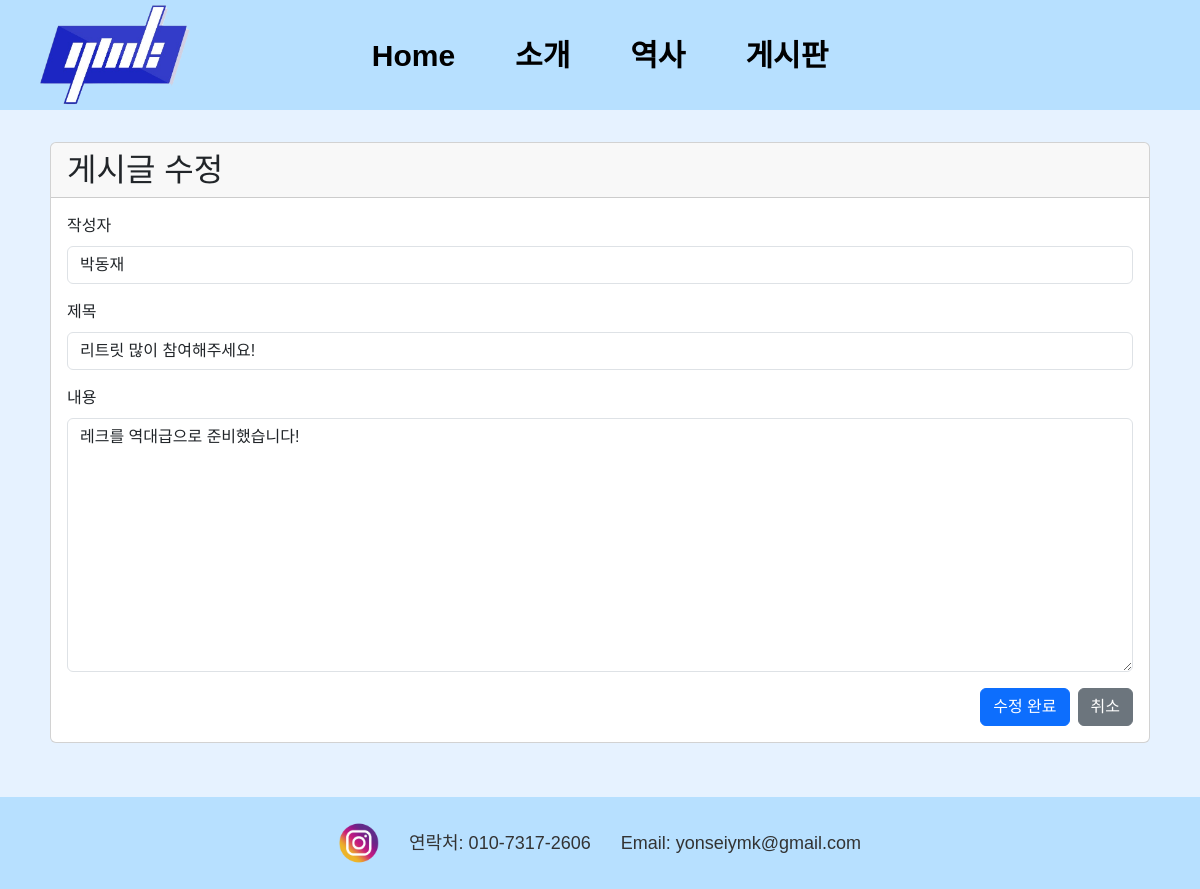
/qna/edit/2, run on the app's committed database.
### app.py (models this page shows, shortened)
class Post(db.Model):
    id = db.Column(db.Integer, primary_key=True)
    name = db.Column(db.String(50))
    title = db.Column(db.String(200))
    content = db.Column(db.Text)
    created_at = db.Column(db.DateTime, default=datetime.utcnow)
    password_hash = db.Column(db.String(128))  # 추가
    comments = db.relationship('Comment', backref='post', lazy=True, cascade="all, delete-orphan")
    votes = db.relationship('PostVote', backref='post', lazy=True, cascade="all, delete-orphan")

### app.py (the view, shortened to what this page needs)
@app.route('/qna/edit/<int:post_id>', methods=['GET', 'POST'])
def edit_post(post_id):
    post = Post.query.get_or_404(post_id)
    return render_template('edit.html', post=post)

### templates/edit.html (shortened to what this page needs)
<!DOCTYPE html>
<html lang="ko">
<head>
  <link href="https://cdn.jsdelivr.net/npm/bootstrap@5.3.0/dist/css/bootstrap.min.css" rel="stylesheet">
  <link rel="stylesheet" href="/static/qna.css">
</head>
<body>
  <header class="header">
    <div class="logo">
      <img src="/static/pictures/YMK 로고.png" alt="YMK Logo" id="logoimg" style="cursor: pointer;">
    </div>
    <div class="navbar">
      <ul class="menu-bar">
        <li><a href="{{ url_for('home') }}">Home</a></li>
        <li><a href="{{ url_for('intro') }}">소개</a></li>
        <li><a href="{{ url_for('history') }}">역사</a></li>
        <li><a href="{{ url_for('qna') }}">게시판</a></li>
      </ul>
    </div>
  </header>
  <div class="container py-4">
    <div class="card">
      <div class="card-header">
        <h2 class="mb-0">게시글 수정</h2>
      </div>
      <div class="card-body">
        <form method="POST" action="{{ url_for('edit_post', post_id=post.id) }}">
          <div class="mb-3">
            <label for="name" class="form-label">작성자</label>
            <input type="text" class="form-control" id="name" name="name" value="{{ post.name }}" required>
          </div>
          <div class="mb-3">
            <label for="title" class="form-label">제목</label>
            <input type="text" class="form-control" id="title" name="title" value="{{ post.title }}" required>
          </div>
          <div class="mb-3">
            <label for="content" class="form-label">내용</label>
            <textarea class="form-control" id="content" name="content" rows="10" required>{{ post.content }}</textarea>
          </div>
          <div class="d-flex justify-content-end">
            <button type="submit" class="btn btn-primary me-2">수정 완료</button>
            <a href="{{ url_for('qna') }}" class="btn btn-secondary">취소</a>
          </div>
        </form>
      </div>
    </div>
  </div>
  <footer id="footer-wrap">
    <div class="footer">
      <ul class="sns">
        <li>
          <a href="https://www.instagram.com/ymkofficial/" target="_blank">
            <img alt="instagram" src="/static/pictures/foot-icon02.png">
          </a>
        </li>
        <li>연락처: 010-7317-2606</li>
        <li>Email: yonseiymk@gmail.com</li>
      </ul>
    </div>
  </footer>
</body>
</html>

### static/qna.css (style rules this page uses)
body { font-family: "Malgun Gothic ", "Apple SD Gothic Neo", "Noto Sans KR", sans-serif; font-optical-sizing: auto; font-weight: 400; background-color: #e6f2ff !important; font-style: normal; }
.header { display: flex; align-items: center; padding: 5px 40px; background-color: #B7E0FF; margin-bottom: 8px; }
.logo { flex: 0 0 auto; }
.logo img { height: 100px; width: 150px; }
.navbar { position: absolute; left: 50%; transform: translateX(-50%); }
.menu-bar { display: flex; list-style: none; gap: 20px; font-size: 30px; font-weight: bold; margin: 0; padding: 0; }
.menu-bar a { display: inline-block; padding: 10px 20px; border-radius: 10px; text-align: center; text-decoration: none; color: black; transition: background-color 0.3s, color 0.3s; }
#footer-wrap { background-color: #B7E0FF !important; padding: 15px 0; width: 100%; margin-top: 30px; }
.footer { width: 100%; text-align: center; }
.footer .sns { list-style: none; margin: 0; padding: 10px; display: flex; justify-content: center; align-items: center; gap: 30px; flex-wrap: wrap; }
.footer .sns li { display: flex; align-items: center; gap: 8px; font-family: sans-serif; font-size: 18px; color: #333; }
.footer .sns img { width: 40px; height: auto; }
.container { padding: 20px; border-radius: 8px; }

### data on the page
Post: name "박동재", title "리트릿 많이 참여해주세요!", content "레크를 역대급으로 준비했습니다!"
